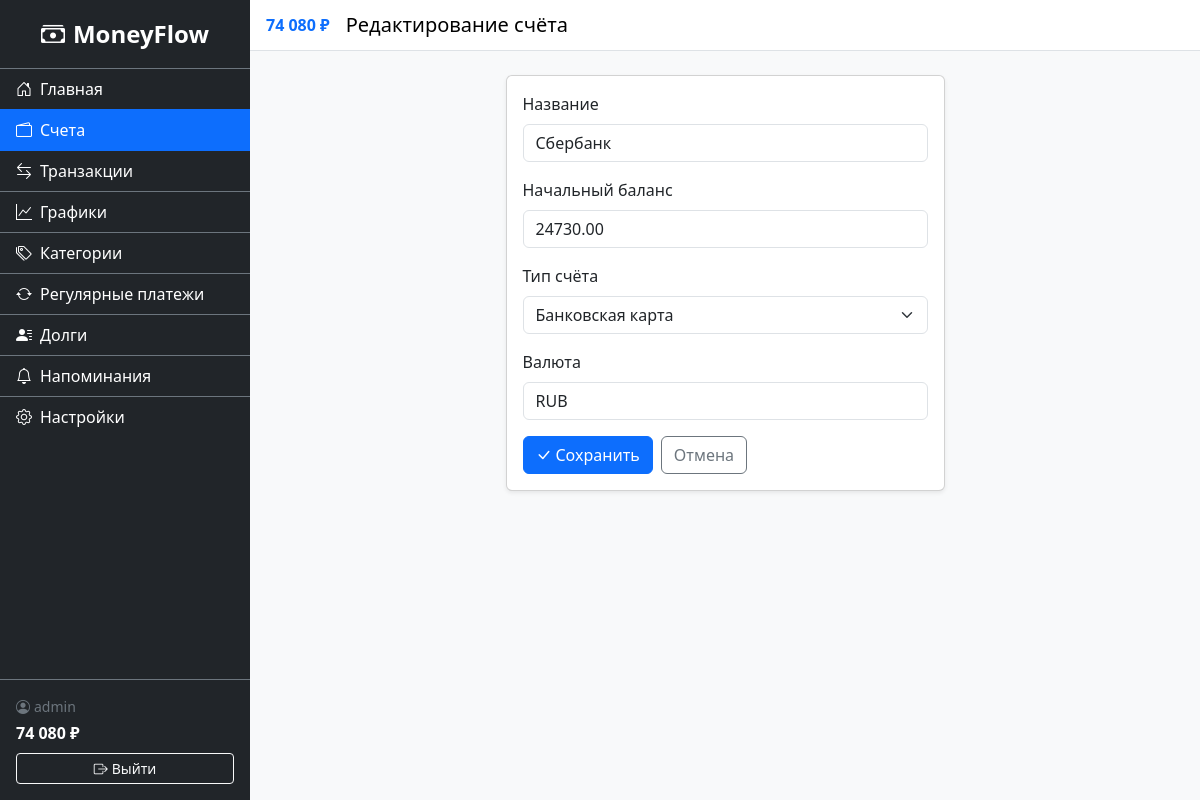
Screenshot of /finance/accounts/2/edit/ (signed in) with the database file from the repository.
### accounts/models.py (models this page shows, shortened)
class CustomUser(AbstractUser):
    username = models.CharField(
        'Имя пользователя',
        max_length=150,
        unique=True,
        validators=[UnicodeUsernameValidator()],
        error_messages={'unique': 'Пользователь с таким именем уже существует.'},
    )
    phone_number = models.CharField(max_length=15, blank=True, null=True, verbose_name="Номер телефона")
    is_email_verified = models.BooleanField('Email подтверждён', default=False)

### finance/models.py (models this page shows, shortened)
class Account(models.Model):
    class AccountType(models.TextChoices):
        CASH = 'cash', 'Наличные'
        CARD = 'card', 'Банковская карта'
        DEPOSIT = 'deposit', 'Вклад'
        CREDIT = 'credit', 'Кредитная карта'
    user = models.ForeignKey(settings.AUTH_USER_MODEL, on_delete=models.CASCADE, related_name='accounts')
    name = models.CharField('Название', max_length=100)
    balance = models.DecimalField('Баланс', max_digits=12, decimal_places=2, default=Decimal('0.00'))
    type = models.CharField('Тип', max_length=10, choices=AccountType.choices, default=AccountType.CARD)
    currency = models.CharField('Валюта', max_length=3, default='RUB')
    is_favorite = models.BooleanField('Избранный', default=False)
    created_at = models.DateTimeField('Дата создания', auto_now_add=True)
    class Meta:
        verbose_name = 'Счёт'
        verbose_name_plural = 'Счета'
        ordering = ['name']

### finance/views.py (the view)
# urls.py: path('accounts/<int:pk>/edit/', views.AccountUpdateView.as_view(), name='account_update'),
class AccountUpdateView(LoginRequiredMixin, UpdateView):
    model = Account
    form_class = AccountForm
    template_name = 'finance/account_form.html'
    success_url = reverse_lazy('finance:account_list')
    def get_queryset(self):
        return Account.objects.filter(user=self.request.user)

### finance/forms.py
class AccountForm(forms.ModelForm):
    class Meta:
        model = Account
        fields = ['name', 'balance', 'type', 'currency']
        labels = {
            'name': 'Название',
            'balance': 'Начальный баланс',
            'type': 'Тип счёта',
            'currency': 'Валюта',
        }
        widgets = {
            'name': forms.TextInput(attrs={'class': 'form-control'}),
            'balance': forms.NumberInput(attrs={'class': 'form-control', 'step': '0.01', 'min': '0'}),
            'type': forms.Select(attrs={'class': 'form-select'}),
            'currency': DatalistInput(choices=CURRENCY_CHOICES, attrs={'class': 'form-control'}),
        }

### finance/context_processors.py (called while the page is built)
def total_balance(request):
    if request.user.is_authenticated:
        balance = Account.objects.filter(user=request.user).aggregate(
            total=Sum('balance')
        )['total'] or 0
        return {'sidebar_balance': balance}
    return {'sidebar_balance': 0}

### finance/forms.py (called while the page is built)
    def render(self, name, value, attrs=None, renderer=None):
        attrs = attrs or {}
        attrs['list'] = self.datalist_id
        attrs['autocomplete'] = 'off'
        html = super().render(name, value, attrs, renderer)
        options = ''.join(
            f'<option value="{code}" data-label="{label}">{code}</option>'
            for code, label in self.choices
        )
        datalist = f'<datalist id="{self.datalist_id}">{options}</datalist>'
        return mark_safe(html + datalist)

### finance/templatetags/finance_tags.py (called while the page is built)
@register.filter
def spaced(value):
    if value is None:
        return '0'
    num = float(value)
    is_neg = num < 0
    num = abs(num)
    int_part = int(num)
    frac = num - int_part
    int_str = str(int_part)
    result = ''
    while int_str:
        if len(int_str) <= 3:
            result = int_str + result
            int_str = ''
        else:
            result = ' ' + int_str[-3:] + result
            int_str = int_str[:-3]
    if frac >= 0.005:
        result += f'{frac:.2f}'[1:]
    return ('-' if is_neg else '') + result

### finance/templates/finance/account_form.html (shortened to what this page needs)
{% extends 'base.html' %}
{% block page_title %}{% if form.instance.pk %}Редактирование счёта{% else %}Новый счёт{% endif %}{% endblock %}
{% block content %}
<div class="row justify-content-center">
    <div class="col-md-6">
        <div class="card shadow-sm">
            <div class="card-body">
                <form method="post">
                    {% for field in form %}
                    <div class="mb-3">
                        <label for="{{ field.id_for_label }}" class="form-label">{{ field.label }}</label>
                        {{ field }}
                    </div>
                    {% endfor %}
                    <div class="d-flex gap-2">
                        <button type="submit" class="btn btn-primary">
                            <i class="bi bi-check-lg me-1"></i>Сохранить
                        </button>
                        <a href="{% url 'finance:account_list' %}" class="btn btn-outline-secondary">Отмена</a>
                    </div>
                </form>
            </div>
        </div>
    </div>
</div>
{% endblock %}

### templates/base.html (shortened to what this page needs)
<!DOCTYPE html>
<html lang="ru">
<head>
    <link href="https://cdn.jsdelivr.net/npm/bootstrap@5.3.3/dist/css/bootstrap.min.css" rel="stylesheet">
    <link rel="stylesheet" href="https://cdn.jsdelivr.net/npm/bootstrap-icons@1.11.3/font/bootstrap-icons.css">
    {% load static %}
    {% load finance_tags %}
    <link rel="stylesheet" href="{% static 'css/styles.css' %}">
    <link rel="stylesheet" href="{% static 'css/dark-theme.css' %}" id="dark-theme" disabled>
</head>
<body>
    <div class="d-flex" id="wrapper">
        <div class="sidebar bg-dark text-white" id="sidebar-wrapper">
            <div class="sidebar-heading text-center py-3 fs-4 fw-bold border-bottom border-secondary">
                <i class="bi bi-cash-stack me-2"></i>MoneyFlow
            </div>
            <div class="list-group list-group-flush">
                <a href="{% url 'home' %}" class="list-group-item list-group-item-action bg-dark text-white border-secondary {% if request.resolver_match.url_name == 'home' %}active{% endif %}">
                    <i class="bi bi-house-door me-2"></i>Главная
                </a>
                <a href="{% url 'finance:account_list' %}" class="list-group-item list-group-item-action bg-dark text-white border-secondary {% if '/finance/accounts' in request.path %}active{% endif %}">
                    <i class="bi bi-wallet2 me-2"></i>Счета
                </a>
                <a href="{% url 'finance:transaction_list' %}" class="list-group-item list-group-item-action bg-dark text-white border-secondary {% if '/finance/transactions' in request.path %}active{% endif %}">
                    <i class="bi bi-arrow-left-right me-2"></i>Транзакции
                </a>
                <a href="{% url 'finance:charts' %}" class="list-group-item list-group-item-action bg-dark text-white border-secondary {% if '/finance/charts' in request.path %}active{% endif %}">
                    <i class="bi bi-graph-up me-2"></i>Графики
                </a>
                <a href="{% url 'finance:category_list' %}" class="list-group-item list-group-item-action bg-dark text-white border-secondary {% if '/finance/categories' in request.path %}active{% endif %}">
                    <i class="bi bi-tags me-2"></i>Категории
                </a>
                <a href="{% url 'finance:recurring_list' %}" class="list-group-item list-group-item-action bg-dark text-white border-secondary {% if '/finance/recurring' in request.path %}active{% endif %}">
                    <i class="bi bi-arrow-repeat me-2"></i>Регулярные платежи
                </a>
                <a href="{% url 'finance:debt_list' %}" class="list-group-item list-group-item-action bg-dark text-white border-secondary {% if '/finance/debts' in request.path %}active{% endif %}">
                    <i class="bi bi-person-lines-fill me-2"></i>Долги
                </a>
                <a href="{% url 'finance:reminder_list' %}" class="list-group-item list-group-item-action bg-dark text-white border-secondary {% if '/finance/reminders' in request.path %}active{% endif %}">
                    <i class="bi bi-bell me-2"></i>Напоминания
                </a>
                <a href="{% url 'accounts:settings' %}" class="list-group-item list-group-item-action bg-dark text-white border-secondary {% if '/accounts/settings' in request.path %}active{% endif %}">
                    <i class="bi bi-gear me-2"></i>Настройки
                </a>
            </div>
            <div class="sidebar-footer border-top border-secondary p-3 mt-auto">
                <span class="d-block small text-secondary">
                    <i class="bi bi-person-circle me-1"></i>{{ user.username }}
                </span>
                <span class="d-block fw-bold text-white fs-6 mt-1">
                    {{ sidebar_balance|spaced }} ₽
                </span>
                <form method="post" action="{% url 'accounts:logout' %}" class="mt-2">
                    <button type="submit" class="btn btn-outline-light btn-sm w-100">
                        <i class="bi bi-box-arrow-right me-1"></i>Выйти
                    </button>
                </form>
            </div>
        </div>
        <div id="page-content-wrapper" class="flex-grow-1">
            <nav class="navbar navbar-expand navbar-light bg-white border-bottom px-3">
                <span class="fw-bold me-3 text-primary">{{ sidebar_balance|spaced }} ₽</span>
                <span class="navbar-brand mb-0 h1 me-auto">{% block page_title %}Главная{% endblock %}</span>
            </nav>
            <div class="container-fluid p-4">
                {% block content %}{% endblock %}
            </div>
        </div>
    </div>
</body>
</html>

### static/css/styles.css (style rules this page uses)
#wrapper { min-height: 100vh; }
.sidebar { width: 250px; min-height: 100vh; display: flex; flex-direction: column; flex-shrink: 0; z-index: 1040; }
.sidebar .list-group-item { transition: background 0.2s; }
.sidebar .list-group-item.active { background: #0d6efd !important; border-color: #0d6efd !important; }
.sidebar-footer { margin-top: auto; }
#page-content-wrapper { min-width: 0; background: #f8f9fa; }

### rows the page displays
CustomUser: username "admin"
Account: form "Сбербанк" "24730.00" "Банковская карта" "RUB"

### other values shown
{{ sidebar_balance|spaced }} "74 080"
{{ field.label }} "Название" "Начальный баланс" "Тип счёта" "Валюта"
